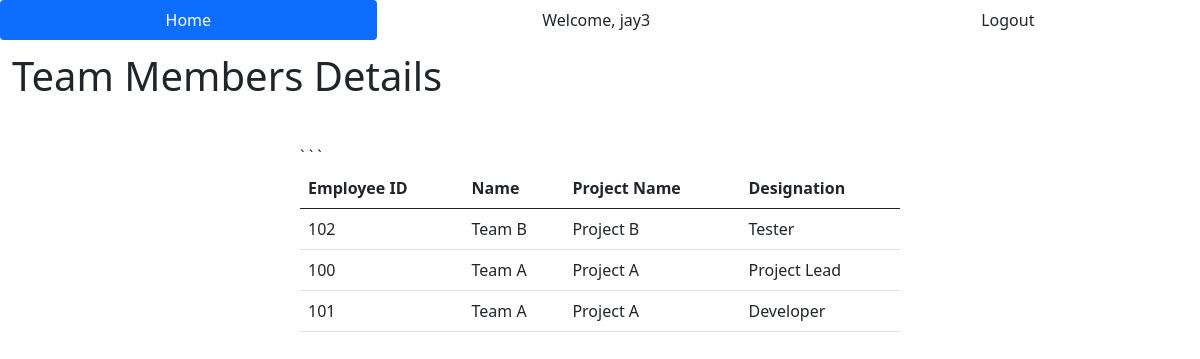
The page /teams/103 (signed in) on the database its author committed.
### EDMA/models.py (models this page shows, shortened)
class User(db.Model, UserMixin):
    id = db.Column(db.Integer, primary_key=True)
    username = db.Column(db.String(30), nullable=False, unique=True)
    email = db.Column(db.String(50), nullable=False, unique=True)
    password_hash = db.Column(db.String(60), nullable=False)
    emp_id = db.Column(db.Integer, db.ForeignKey('employee.emp_id'))
    skills = db.relationship('Skill', secondary='userskill', backref='users')
    projects = db.relationship('Project', secondary='userproject', backref='users')
    @property
    def password(self):
        return self.password

class Team(db.Model):
    id = db.Column(db.Integer, primary_key=True)
    name = db.Column(db.String(25), nullable=False)
    proj = db.Column(db.String(25),  nullable=False)
    designation = db.Column(db.String(25), nullable=False)
    emp_id = db.Column(db.Integer, db.ForeignKey('employee.emp_id'))

### EDMA/routes.py (the view)
@app.route('/teams/<int:emp_id>')
def viewTeam(emp_id):
    tlis = Team.query.filter_by(emp_id=emp_id).all()
    tnames = []
    for t in tlis:
        if not t.name in tnames:
            tnames.append(t.name)
    print(tnames)
    lis = []
    for tn in tnames:
        lis.extend(Team.query.filter_by(name=tn).all())
    print(lis)
    lis_copy = lis[:]
    for t in lis_copy:
        if t.emp_id == emp_id:
            lis.remove(t)
            print(lis)
    print(lis)
    if len(lis) == 0:
        flash("You don't have any Team Members", category='info')
        return redirect(url_for('index'))
    else:
        print(lis)
        return render_template('viewTeam.html', tdet=lis, emp_id=emp_id)

### EDMA/models.py (called while the page is built)
@login_manager.user_loader
def load_user(user_id):
    return User.query.get(int(user_id))

### EDMA/templates/viewTeam.html (shortened to what this page needs)
{% extends 'base.html' %}
{% block body %}
<h1>Team Members Details</h1>
<div class="form-div">
    <table class="table">
    <thead>
      <tr>
          <th scope="col">Employee ID</th>
          <th scope="col">Name</th>
          <th scope="col">Project Name</th>
          <th scope="'col">Designation</th>
      </tr>
    </thead>
    <tbody>
        {% for mt in tdet %}
            {% if mt.emp_id != emp_id %}
        `       <tr>
                   <td>{{ mt.emp_id }}</td>
                   <td>{{ mt.name }}</td>
                   <td>{{ mt.proj }}</td>
                   <td>{{ mt.designation }}</td>
               </tr>
            {% endif %}
        {% endfor %}
{% endblock %}

### EDMA/templates/base.html (shortened to what this page needs)
<!doctype html>
<html lang="en">
  <head>
    <link rel="stylesheet" type="text/css" href="{{ url_for('static', filename='main.css') }}">
    <link href="https://cdn.jsdelivr.net/npm/bootstrap@5.0.2/dist/css/bootstrap.min.css" rel="stylesheet">
  </head>
  <body>
    <div>
      <ul class="nav nav-pills nav-fill">
        <li class="nav-item">
          <a class="nav-link active link-dark" aria-current="page" href="{{ url_for('index') }}">Home</a>
        </li>
        {% if current_user.is_authenticated %}
          <li class="nav-item">
            <a class="nav-link link-dark">Welcome, {{ current_user.username }}</a>
          </li>
          <li class="nav-item">
            <a class="nav-link link-dark" href="{{ url_for('logout_page') }}">Logout</a>
          </li>
        {% endif %}
      </ul>
    </div>
    {% block body %} {% endblock %}
  </body>
</html>

### EDMA/static/main.css (style rules this page uses)
h1 { padding: 1%; }
.form-div { width: 50%; margin: auto; padding-top: 1.5em; }

### rows shown on the page
User: username "jay3"
Team: emp_id "102", name "Team B", proj "Project B", designation "Tester"
Team: emp_id "100", name "Team A", proj "Project A", designation "Project Lead"
Team: emp_id "101", name "Team A", proj "Project A", designation "Developer"
